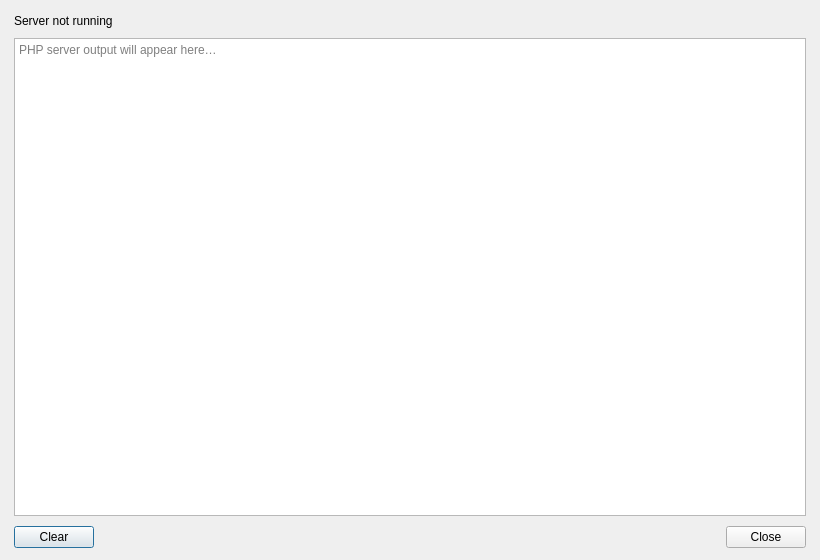
<?xml version="1.0" encoding="UTF-8"?>
<ui version="4.0">
 <class>LogDialog</class>
 <widget class="QDialog" name="LogDialog">
  <property name="geometry">
   <rect>
    <x>0</x>
    <y>0</y>
    <width>820</width>
    <height>560</height>
   </rect>
  </property>
  <property name="windowTitle">
   <string>PHP Server Log</string>
  </property>
  <layout class="QVBoxLayout" name="dialogLayout">
   <property name="spacing">
    <number>10</number>
   </property>
   <property name="leftMargin">
    <number>14</number>
   </property>
   <property name="topMargin">
    <number>14</number>
   </property>
   <property name="rightMargin">
    <number>14</number>
   </property>
   <property name="bottomMargin">
    <number>12</number>
   </property>
   <item>
    <widget class="QLabel" name="logStatusLabel">
     <property name="text">
      <string>Server not running</string>
     </property>
    </widget>
   </item>
   <item>
    <widget class="QPlainTextEdit" name="serverLogEdit">
     <property name="readOnly">
      <bool>true</bool>
     </property>
     <property name="lineWrapMode">
      <enum>QPlainTextEdit::NoWrap</enum>
     </property>
     <property name="placeholderText">
      <string>PHP server output will appear here…</string>
     </property>
    </widget>
   </item>
   <item>
    <layout class="QHBoxLayout" name="buttonRow">
     <property name="spacing">
      <number>8</number>
     </property>
     <item>
      <widget class="QPushButton" name="clearButton">
       <property name="text">
        <string>Clear</string>
       </property>
      </widget>
     </item>
     <item>
      <spacer name="buttonSpacer">
       <property name="orientation">
        <enum>Qt::Horizontal</enum>
       </property>
       <property name="sizeHint" stdset="0">
        <size>
         <width>20</width>
         <height>10</height>
        </size>
       </property>
      </spacer>
     </item>
     <item>
      <widget class="QDialogButtonBox" name="buttonBox">
       <property name="orientation">
        <enum>Qt::Horizontal</enum>
       </property>
       <property name="standardButtons">
        <set>QDialogButtonBox::Close</set>
       </property>
      </widget>
     </item>
    </layout>
   </item>
  </layout>
 </widget>
 <resources/>
 <connections/>
</ui>
